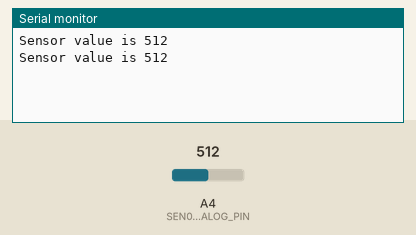
Recording of a sketch running on a simulated Arduino Uno, built with avr-gcc and run on an emulated ATmega328P. Shown: the last lines printed to the serial monitor. The test bench sets the inputs (shaded band); at power-on: A4 (SEN0194_ANALOG_PIN) = 512.

Above: at 1.8 s.
1.9 s: A4 (SEN0194_ANALOG_PIN) set to 716
At 2.8 s:
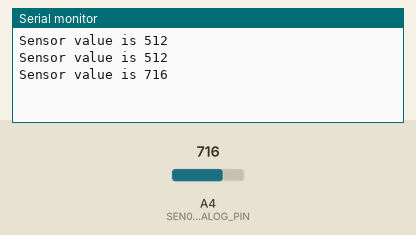
3.4 s: A4 (SEN0194_ANALOG_PIN) set to 900
At 4.4 s:
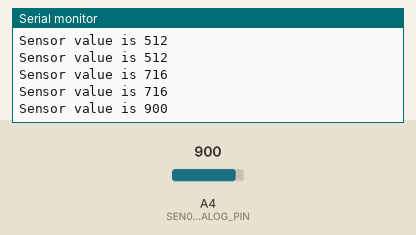
Timing chart, 0 to 6.4 s (numbered marks = the images above; inputs shaded):
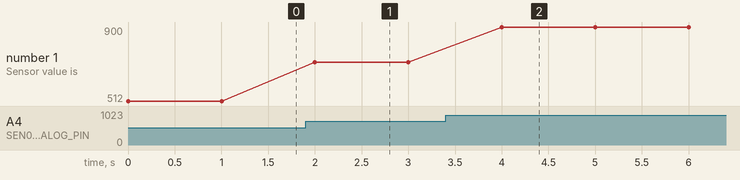

Measured:
- after the input at 1.9 s, the serial monitor: prints a new line after 0.10 s (image 1)
- after the input at 3.4 s, the serial monitor: prints a new line after 0.60 s (image 2)
- plotted number 1: 512 → 716 after the input at 1.9 s, 716 → 900 after the input at 3.4 s

The sketch:

SEN0194.ino
```cpp
#include "Arduino.h"

#define	SEN0194_ANALOG_PIN	(A4)

void setup()
{
	Serial.begin(9600);
}

void loop()
{
	int value = 0;
	value = analogRead(SEN0194_ANALOG_PIN);
	Serial.print("Sensor value is ");
	Serial.println(value);

	delay(1000);
}
```
